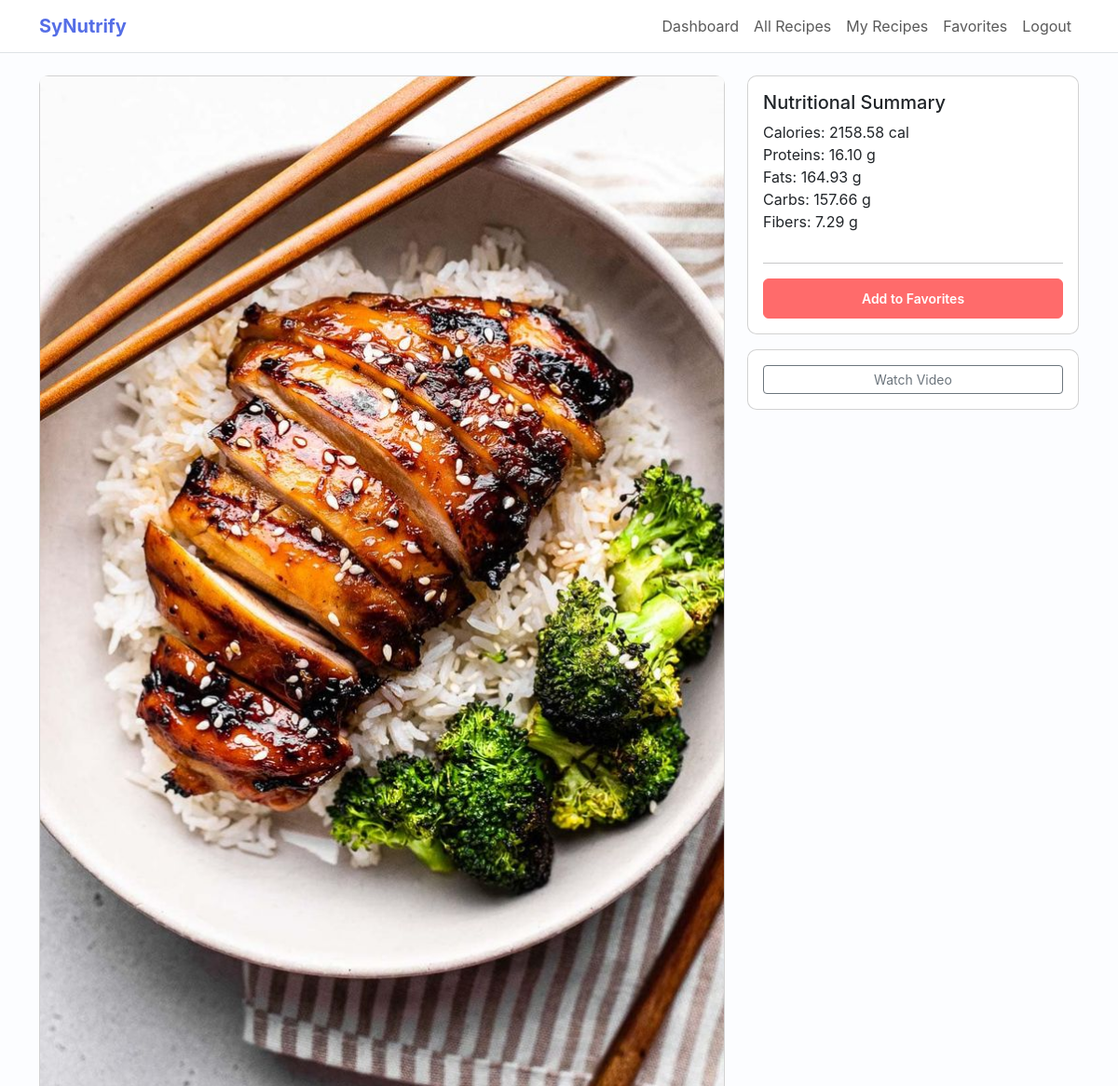
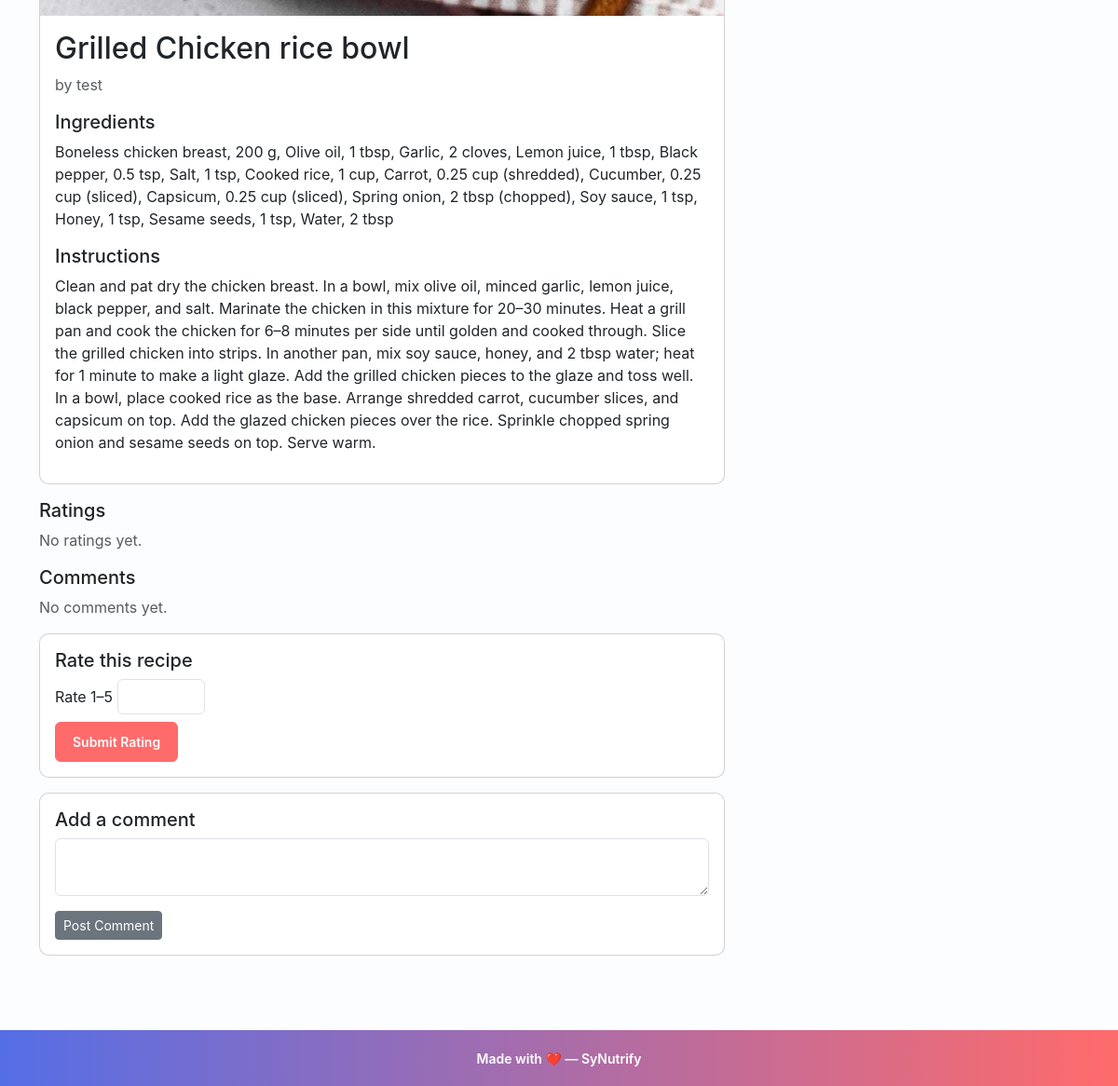
The app's page /recipe/7 (signed in) with its own data (2 pictures, top to bottom).
### app.py (models this page shows, shortened)
class Recipe(db.Model):
    id = db.Column(db.Integer, primary_key=True)
    title = db.Column(db.String(150), nullable=False)
    image_url = db.Column(db.String(300))        # New: for recipe image
    ingredients = db.Column(db.Text, nullable=False)
    calories = db.Column(db.Float)
    proteins = db.Column(db.Float)
    fats = db.Column(db.Float)
    carbs = db.Column(db.Float)
    fibers = db.Column(db.Float)
    instructions = db.Column(db.Text, nullable=False)
    youtube_url = db.Column(db.String(300))
    user_id = db.Column(db.Integer, db.ForeignKey("user.id"), nullable=False)
    ratings = db.relationship("Rating", backref="recipe", lazy=True ,cascade="all, delete-orphan")
    comments = db.relationship("Comment", backref="recipe", lazy=True , cascade="all, delete-orphan")

class User(db.Model, UserMixin):
    id = db.Column(db.Integer, primary_key=True)
    username = db.Column(db.String(150), unique=True, nullable=False)
    password_hash = db.Column(db.String(128), nullable=False)
    recipes = db.relationship("Recipe", backref="user", lazy=True)
    ratings = db.relationship("Rating", backref="user", lazy=True)
    comments = db.relationship("Comment", backref="user", lazy=True)

### app.py (the view)
@app.route("/recipe/<int:recipe_id>")
@login_required
def recipe_detail(recipe_id):
    recipe = Recipe.query.get_or_404(recipe_id)
    rating_form = RatingForm()
    comment_form = CommentForm()
    is_favorite=any(f.user_id == current_user.id for f in recipe.favorited_by)
    return render_template(
        "recipe_detail.html",
        recipe=recipe,
        rating_form=rating_form,
        comment_form=comment_form,
        is_favorite=is_favorite
    )

### app.py
class RatingForm(FlaskForm):
    score = IntegerField("Rate 1–5", validators=[DataRequired(), NumberRange(min=1, max=5)])
    submit = SubmitField("Submit Rating")

class CommentForm(FlaskForm):
    content = TextAreaField("Add a comment", validators=[DataRequired()])
    submit = SubmitField("Post Comment")

### app.py (called while the page is built)
@app.context_processor
def inject_csrf_token():
    return dict(csrf_token=generate_csrf)

@login_manager.user_loader
def load_user(user_id):
    return User.query.get(int(user_id))

### templates/recipe_detail.html (shortened to what this page needs)
{% extends "base.html" %}
{% block content %}
  <div class="row">
    <div class="col-md-8">
      <div class="card mb-3">
        {% if recipe.image_url %}
          <img src="{{ recipe.image_url }}" class="card-img-top img-fluid" alt="{{ recipe.title }}">
        {% endif %}
        <div class="card-body">
          <h2 class="card-title">{{ recipe.title }}</h2>
          <p class="text-muted">by {{ recipe.user.username }}</p>
          <h5>Ingredients</h5>
          <p>{{ recipe.ingredients }}</p>
          <h5>Instructions</h5>
          <p>{{ recipe.instructions }}</p>
        </div>
      </div>
      <div class="mb-3">
        <h5>Ratings</h5>
        {% if recipe.ratings %}
          {% for r in recipe.ratings %}
            <div><strong>{{ r.user.username }}</strong>: {{ r.score }} / 5</div>
          {% endfor %}
        {% else %}
          <div class="text-muted">No ratings yet.</div>
        {% endif %}
      </div>
      <div class="mb-3">
        <h5>Comments</h5>
        {% if recipe.comments %}
          {% for c in recipe.comments %}
            <div class="mb-2"><strong>{{ c.user.username }}</strong>: {{ c.content }}</div>
          {% endfor %}
        {% else %}
          <div class="text-muted">No comments yet.</div>
        {% endif %}
      </div>
      {% if current_user.is_authenticated %}
        <div class="card mb-3">
          <div class="card-body">
            <h5>Rate this recipe</h5>
            <form method="post" action="{{ url_for('rate_recipe', recipe_id=recipe.id) }}">
              <div class="mb-2">{{ rating_form.score.label }} {{ rating_form.score(class_='form-control d-inline-block w-auto') }}</div>
              {{ rating_form.submit(class_='btn btn-primary btn-sm') }}
            </form>
          </div>
        </div>
        <div class="card mb-3">
          <div class="card-body">
            <h5>Add a comment</h5>
            <form method="post" action="{{ url_for('comment_recipe', recipe_id=recipe.id) }}">
              <div class="mb-2">{{ comment_form.content(class_='form-control') }}</div>
              {{ comment_form.submit(class_='btn btn-secondary btn-sm mt-2') }}
            </form>
          </div>
        </div>
      {% endif %}
    </div>
    <div class="col-md-4">
      <div class="card mb-3">
        <div class="card-body">
          <h5>Nutritional Summary</h5>
          <ul class="list-unstyled">
            <li>Calories: {{ '%.2f'|format(recipe.calories or 0) }} cal</li>
            <li>Proteins: {{ '%.2f'|format(recipe.proteins or 0) }} g</li>
            <li>Fats: {{ '%.2f'|format(recipe.fats or 0) }} g</li>
            <li>Carbs: {{ '%.2f'|format(recipe.carbs or 0) }} g</li>
            <li>Fibers: {{ '%.2f'|format(recipe.fibers or 0) }} g</li>
          </ul>
          <hr>
          <form method="post" action="{{ url_for('favorite_recipe', recipe_id=recipe.id) }}">
            {% if is_favorite %}
              <button class="btn btn-outline-danger btn-sm w-100" type="submit">Remove from Favorites</button>
            {% else %}
              <button class="btn btn-primary btn-sm w-100" type="submit">Add to Favorites</button>
            {% endif %}
          </form>
        </div>
      </div>
      {% if recipe.youtube_url %}
        <div class="card">
          <div class="card-body">
            <a href="{{ recipe.youtube_url }}" target="_blank" class="btn btn-sm btn-outline-secondary w-100">Watch Video</a>
          </div>
        </div>
      {% endif %}
    </div>
  </div>
{% endblock %}

### static/css/style.css (style rules this page uses)
body { background-color: #f7f8fb; color: #333; }
.card { border-radius:10px; }
.img-fluid { max-width:100%; height:auto; }
:root { --primary:#ff6b6b; --accent:#556ee6; --muted:#6c757d; --card-bg:#ffffff; --page-bg:#fcfdff; }
body { background-color: var(--page-bg); color: #222; font-family: Inter, system-ui, -apple-system, 'Segoe UI', Roboto, 'Helvetica Neue', Arial; }
.btn-primary { background: var(--primary); border-color: var(--primary); }
.btn-primary, .btn-success { border-radius: 6px; padding: 10px 18px; font-weight: 600; }

### records on screen
Recipe: image_url (picture), title "Grilled Chicken rice bowl", ingredients "Boneless chicken breast, 200 g, Olive oil, 1 tbsp, Garlic, 2 cloves, Lemon juice, 1 tbsp, Black pepper, 0.5 tsp, Salt, 1 tsp, Cooked rice, 1 cup, Carrot, 0.25 cup (shredded), Cucumber, 0.25 cup (sliced), Capsicum, 0.25 cup (sliced), Spring onion, 2 tbsp (chopped), Soy sauce, 1 tsp, Honey, 1 tsp, Sesame seeds, 1 tsp, Water, 2 tbsp", instructions "Clean and pat dry the chicken breast. In a bowl, mix olive oil, minced garlic, lemon juice, black pepper, and salt. Marinate the chicken in this mixture for 20–30 minutes. Heat a grill pan and cook the chicken for 6–8 minutes per side until golden and cooked through. Slice the grilled chicken into strips. In another pan, mix soy sauce, honey, and 2 tbsp water; heat for 1 minute to make a light glaze. Add the grilled chicken pieces to the glaze and toss well. In a bowl, place cooked rice as the base. Arrange shredded carrot, cucumber slices, and capsicum on top. Add the glazed chicken pieces over the rice. Sprinkle chopped spring onion and sesame seeds on top. Serve warm.", calories "2158.58", proteins "16.10", fats "164.93", carbs "157.66", fibers "7.29"
User: user.username "test"

### other values on screen
{{ rating_form.score.label }} "Rate 1–5"
